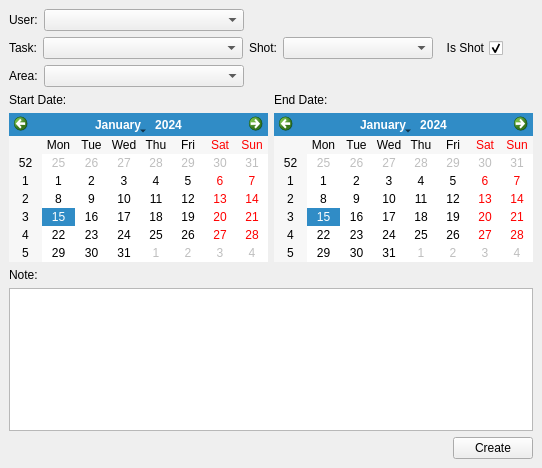
<?xml version="1.0" encoding="UTF-8"?>
<ui version="4.0">
 <class>MainWindow</class>
 <widget class="QMainWindow" name="MainWindow">
  <property name="geometry">
   <rect>
    <x>0</x>
    <y>0</y>
    <width>542</width>
    <height>468</height>
   </rect>
  </property>
  <property name="windowTitle">
   <string>New Task</string>
  </property>
  <widget class="QWidget" name="centralwidget">
   <layout class="QVBoxLayout" name="verticalLayout_4">
    <item>
     <layout class="QHBoxLayout" name="horizontalLayout">
      <item>
       <widget class="QLabel" name="label_3">
        <property name="text">
         <string>User:</string>
        </property>
       </widget>
      </item>
      <item>
       <widget class="QComboBox" name="users_cmb">
        <property name="minimumSize">
         <size>
          <width>200</width>
          <height>0</height>
         </size>
        </property>
       </widget>
      </item>
      <item>
       <spacer name="horizontalSpacer_4">
        <property name="orientation">
         <enum>Qt::Horizontal</enum>
        </property>
        <property name="sizeHint" stdset="0">
         <size>
          <width>40</width>
          <height>20</height>
         </size>
        </property>
       </spacer>
      </item>
     </layout>
    </item>
    <item>
     <layout class="QHBoxLayout" name="horizontalLayout_2">
      <item>
       <widget class="QLabel" name="label_4">
        <property name="text">
         <string>Task:</string>
        </property>
       </widget>
      </item>
      <item>
       <widget class="QComboBox" name="assets_cmb">
        <property name="minimumSize">
         <size>
          <width>200</width>
          <height>0</height>
         </size>
        </property>
       </widget>
      </item>
      <item>
       <widget class="QWidget" name="widget" native="true">
        <layout class="QHBoxLayout" name="horizontalLayout_6">
         <property name="spacing">
          <number>6</number>
         </property>
         <property name="margin">
          <number>0</number>
         </property>
         <item>
          <widget class="QLabel" name="label_7">
           <property name="text">
            <string>Shot:</string>
           </property>
          </widget>
         </item>
         <item>
          <widget class="QComboBox" name="shots_cmb">
           <property name="minimumSize">
            <size>
             <width>150</width>
             <height>0</height>
            </size>
           </property>
          </widget>
         </item>
        </layout>
       </widget>
      </item>
      <item>
       <widget class="QCheckBox" name="isShot_chb">
        <property name="sizePolicy">
         <sizepolicy hsizetype="Fixed" vsizetype="Fixed">
          <horstretch>0</horstretch>
          <verstretch>0</verstretch>
         </sizepolicy>
        </property>
        <property name="layoutDirection">
         <enum>Qt::RightToLeft</enum>
        </property>
        <property name="text">
         <string>Is Shot</string>
        </property>
        <property name="checked">
         <bool>true</bool>
        </property>
       </widget>
      </item>
      <item>
       <spacer name="horizontalSpacer_3">
        <property name="orientation">
         <enum>Qt::Horizontal</enum>
        </property>
        <property name="sizeHint" stdset="0">
         <size>
          <width>40</width>
          <height>20</height>
         </size>
        </property>
       </spacer>
      </item>
     </layout>
    </item>
    <item>
     <layout class="QHBoxLayout" name="horizontalLayout_7">
      <item>
       <layout class="QHBoxLayout" name="horizontalLayout_5">
        <item>
         <widget class="QLabel" name="label_6">
          <property name="text">
           <string>Area:</string>
          </property>
         </widget>
        </item>
        <item>
         <widget class="QComboBox" name="area_cmb">
          <property name="minimumSize">
           <size>
            <width>200</width>
            <height>0</height>
           </size>
          </property>
         </widget>
        </item>
       </layout>
      </item>
      <item>
       <spacer name="horizontalSpacer_2">
        <property name="orientation">
         <enum>Qt::Horizontal</enum>
        </property>
        <property name="sizeHint" stdset="0">
         <size>
          <width>40</width>
          <height>20</height>
         </size>
        </property>
       </spacer>
      </item>
     </layout>
    </item>
    <item>
     <layout class="QHBoxLayout" name="horizontalLayout_4">
      <item>
       <layout class="QVBoxLayout" name="verticalLayout_2">
        <item>
         <widget class="QLabel" name="label">
          <property name="text">
           <string>Start Date:</string>
          </property>
         </widget>
        </item>
        <item>
         <widget class="QCalendarWidget" name="startDate_cal"/>
        </item>
       </layout>
      </item>
      <item>
       <layout class="QVBoxLayout" name="verticalLayout">
        <item>
         <widget class="QLabel" name="label_2">
          <property name="text">
           <string>End Date:</string>
          </property>
         </widget>
        </item>
        <item>
         <widget class="QCalendarWidget" name="endDate_cal"/>
        </item>
       </layout>
      </item>
     </layout>
    </item>
    <item>
     <layout class="QVBoxLayout" name="verticalLayout_3">
      <item>
       <widget class="QLabel" name="label_5">
        <property name="text">
         <string>Note:</string>
        </property>
       </widget>
      </item>
      <item>
       <widget class="QTextEdit" name="note_le"/>
      </item>
     </layout>
    </item>
    <item>
     <layout class="QHBoxLayout" name="horizontalLayout_3">
      <item>
       <spacer name="horizontalSpacer">
        <property name="orientation">
         <enum>Qt::Horizontal</enum>
        </property>
        <property name="sizeHint" stdset="0">
         <size>
          <width>40</width>
          <height>20</height>
         </size>
        </property>
       </spacer>
      </item>
      <item>
       <widget class="QPushButton" name="createTask_btn">
        <property name="text">
         <string>Create</string>
        </property>
       </widget>
      </item>
     </layout>
    </item>
   </layout>
  </widget>
 </widget>
 <resources/>
 <connections>
  <connection>
   <sender>isShot_chb</sender>
   <signal>toggled(bool)</signal>
   <receiver>widget</receiver>
   <slot>setVisible(bool)</slot>
   <hints>
    <hint type="sourcelabel">
     <x>269</x>
     <y>47</y>
    </hint>
    <hint type="destinationlabel">
     <x>144</x>
     <y>54</y>
    </hint>
   </hints>
  </connection>
 </connections>
</ui>
